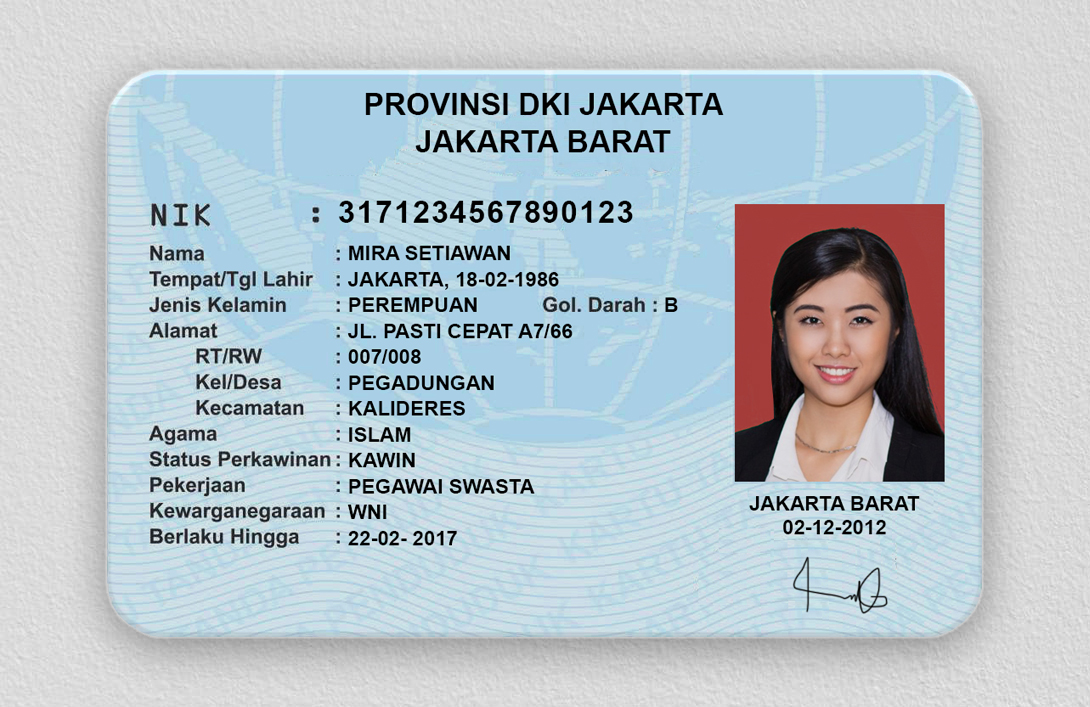
#> input picture test/resources/image_clean.jpeg, 1090 x 707 px
$ python -i image.py   (imports and definitions only)
#> lines starting #> are read from the running program, lines starting #| are printed output that depends on the picture; after the words box and inside, x2 and y2 are one past the last pixel; in counts of white or black regions, pixels touching at a corner belong together
#> further down, picture is the input picture: PIL image 1090x707 RGB; mean R, G, B 183.2, 194.9, 202.2
from PIL import ImageFilter
from PIL.Image import Image
from ktpocr.ocr import get_text_area

def preprocess(img: Image, treshold = 150) -> Image:
#> called with treshold = 150
    img = img.convert("L")
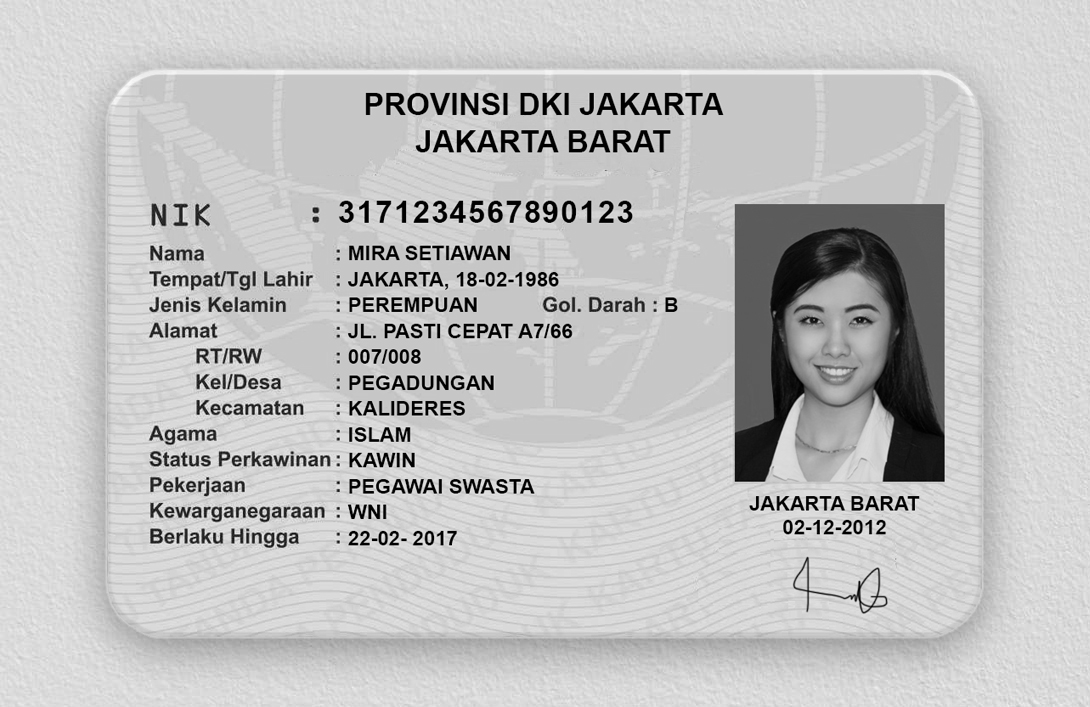
#> img: PIL image 1090x707 L; min 0, max 250, mean 192.2
    # img = get_text_area(img)
    img = img.filter(ImageFilter.MedianFilter)
    img = img.point(lambda x: 255 if x > treshold else 0)
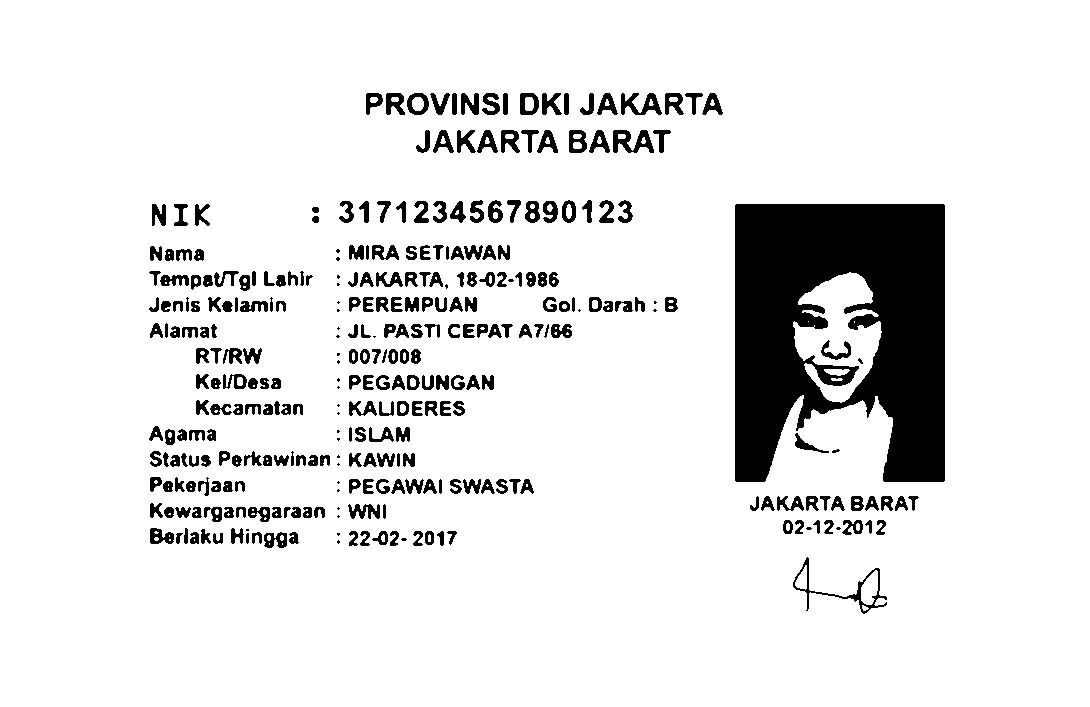
#> img: PIL image 1090x707 L; 89.8% white; 323 black regions (35 under 20 px), largest, box (x1, y1, x2, y2) and area: (735, 204, 945, 482) 43731, (793, 557, 887, 614) 648, (613, 130, 654, 153) 527

    return img

>>> from PIL import Image
>>> picture = Image.open('../test/resources/image_clean.jpeg')
>>> result = preprocess(picture)

$ run again, on test/resources/ktp2.jpeg
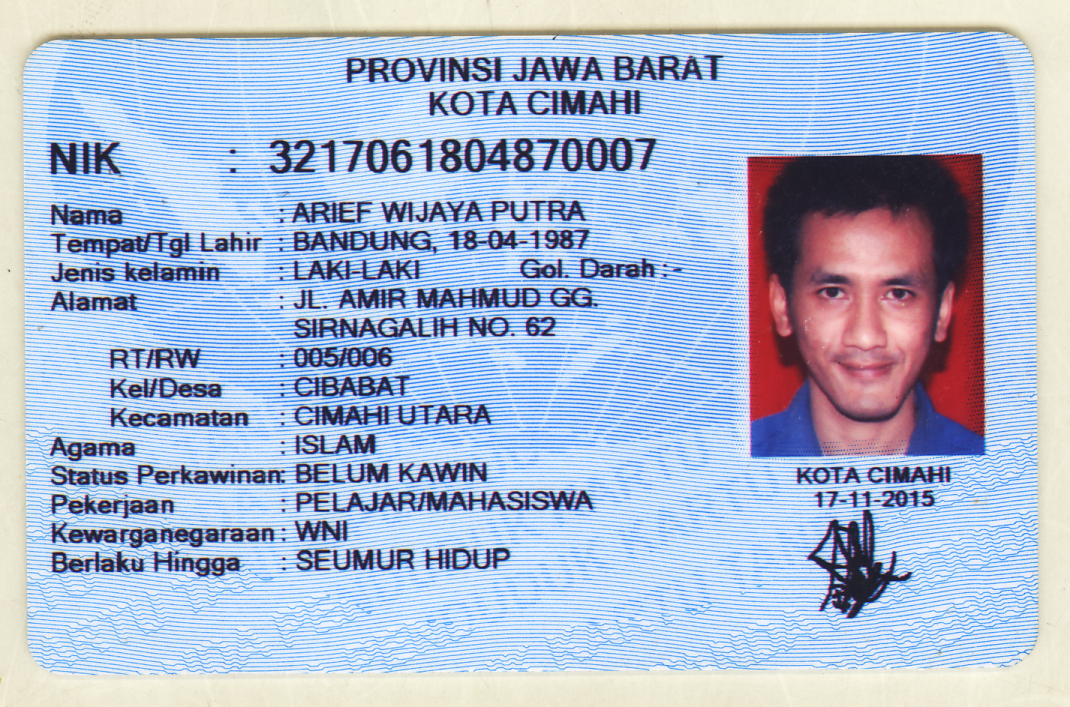
#> input picture test/resources/ktp2.jpeg, 1070 x 707 px
#> picture is the input picture: PIL image 1070x707 RGB; mean R, G, B 171.3, 185.7, 211.2
#> in preprocess, `img = img.convert("L")`:
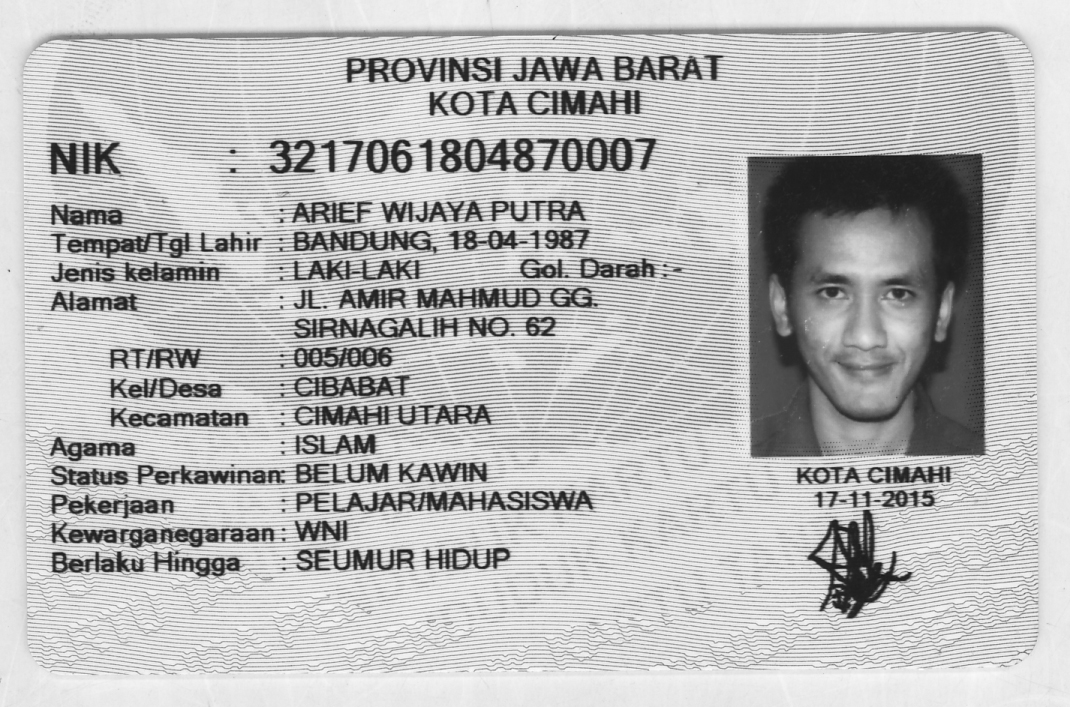
#> img: PIL image 1070x707 L; min 19, max 254, mean 184.3
#> in preprocess, `img = img.point(lambda x: 255 if x > treshold else 0)`:
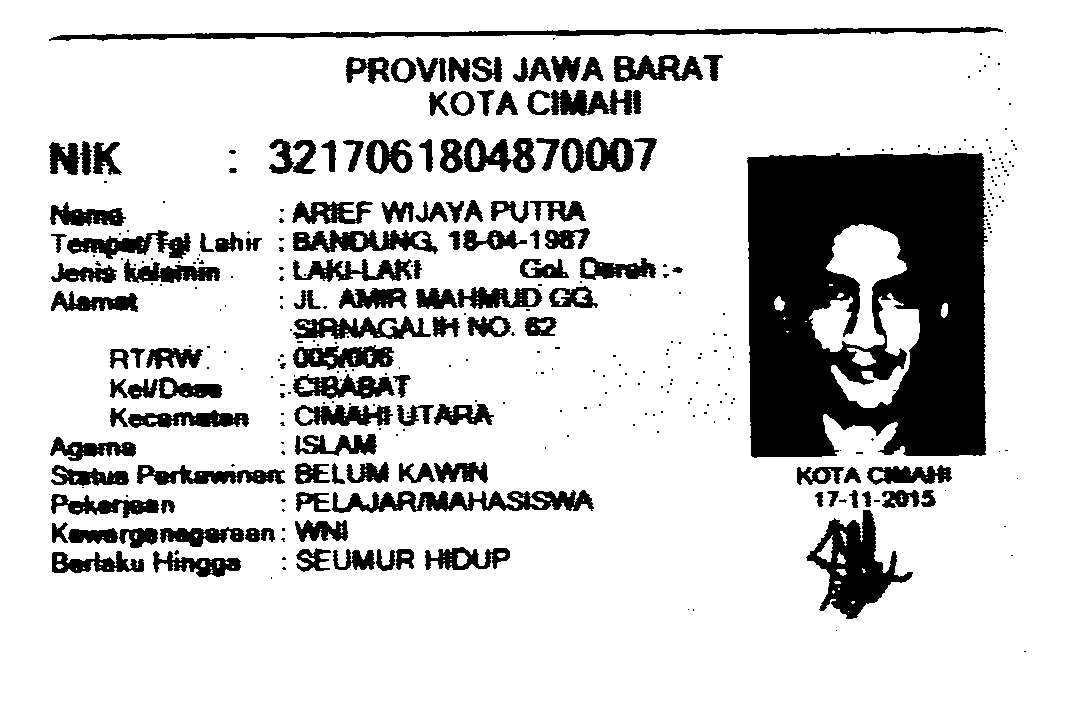
#> img: PIL image 1070x707 L; 81.3% white; 343 black regions (218 under 20 px), largest, box (x1, y1, x2, y2) and area: (747, 153, 988, 458) 59109, (806, 510, 913, 619) 4985, (49, 27, 1003, 41) 4509
